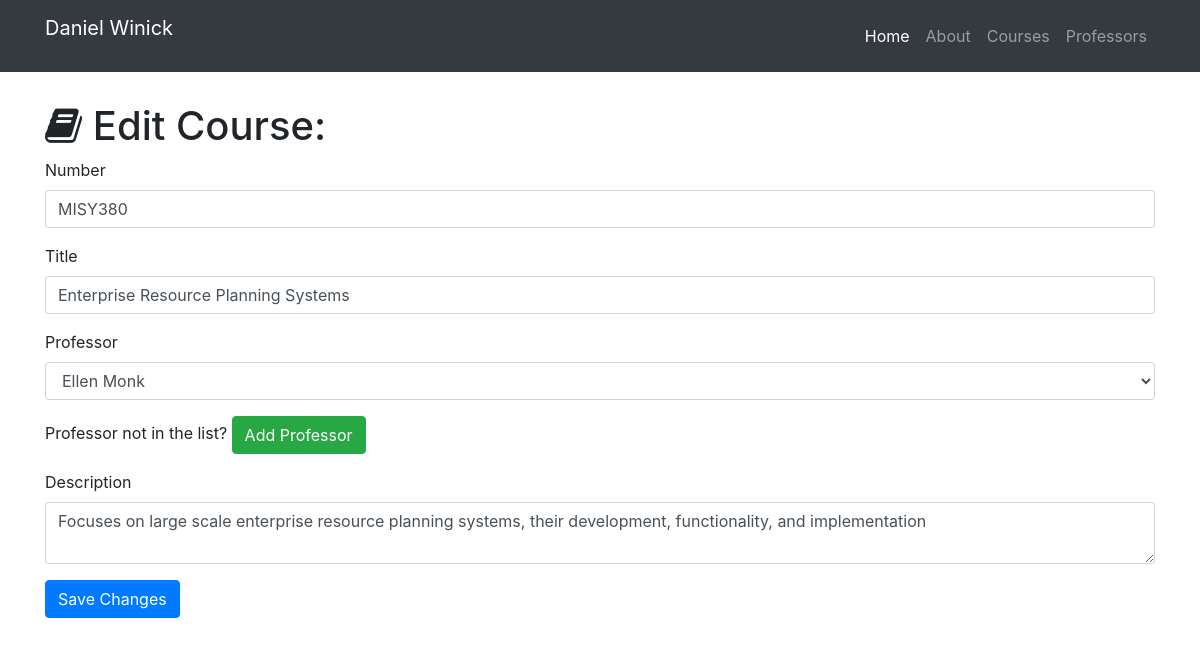
Screenshot of /course/edit/2 with the database file from the repository.
### resume.py (models this page shows)
class Course(db.Model):
    __tablename__ = 'courses'
    id = db.Column(db.Integer, primary_key=True)
    number = db.Column(db.String(256))
    title = db.Column(db.String(256))
    desc = db.Column(db.Text)
    professor_id = db.Column(db.Integer, db.ForeignKey('professors.id'))

### resume.py (the view, shortened to what this page needs)
@app.route('/course/edit/<int:id>', methods=['GET', 'POST'])
def edit_course(id):
    course = Course.query.filter_by(id=id).first()
    professors = Professor.query.all()
    if request.method == 'GET':
        return render_template('courses-edit.html', course=course, professors=professors)

### templates/courses-edit.html (shortened to what this page needs)
{% extends "home-base.html"%}
{% block page_content%}
  <div class="container">
    <h1 class="mt-5"><i class="fa fa-book" aria-hidden="true"></i> Edit Course:</h1>
    <form action="/course/edit/{{course.id}}" method="post">
      <div class="form-group">
        <label>Number</label>
        <input class="form-control" type="text" name="number" value="{{course.number}}" required="true">
      </div>
      <div class="form-group">
        <label>Title</label>
        <input class="form-control" type="text" name="title" value="{{course.title}}" required="true">
      </div>
      <div class="form-group">
        <label>Professor</label>
        <select class="form-control" name="professor">
          {% for professor in professors %}
            {% if professor == course.professor %}
              <option selected="selected">{{professor.name}}</option>
            {% else %}
              <option>{{professor.name}}</option>
            {% endif %}
          {% endfor %}
        </select>
      </div>
      <div class="form-group">
        Professor not in the list? <a href="/professor/add" class="btn btn-success" role="button" aria-disabled="true">Add Professor</a>
      </div>
      <div class="form-group">
        <label>Description</label>
        <textarea class="form-control" name="desc" required="true">{{course.desc}}</textarea>
      </div>
      <button type="submit" class="btn btn-primary">Save Changes</button>
    </form>
  </div>
{% endblock%}

### static/css/myresume.css (style rules this page uses)
body { padding-top: 54px; }

### rows the page displays
Course: number "MISY380", title "Enterprise Resource Planning Systems", desc "Focuses on large scale enterprise resource planning systems, their development, functionality, and implementation"

### other values shown
form field professor "Ellen Monk"
